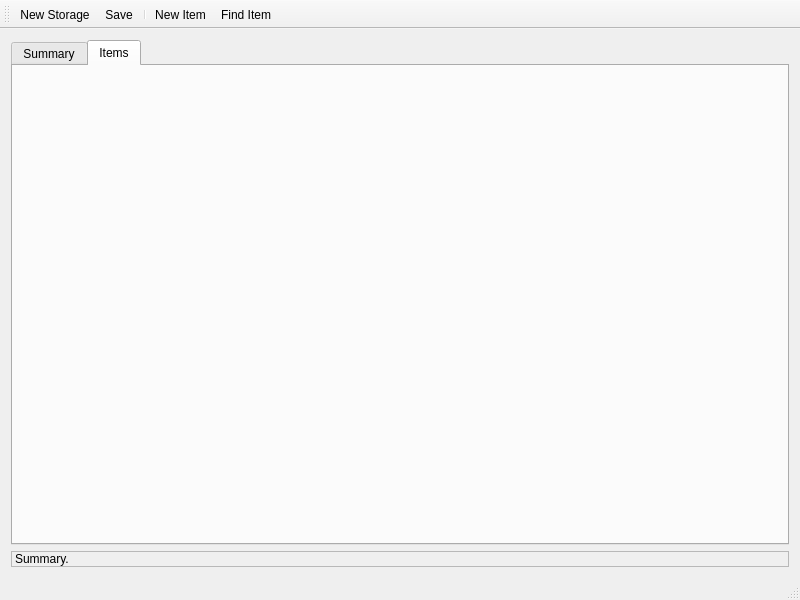
<?xml version="1.0" encoding="UTF-8"?>
<ui version="4.0">
 <class>MainWindow</class>
 <widget class="QMainWindow" name="MainWindow">
  <property name="windowModality">
   <enum>Qt::NonModal</enum>
  </property>
  <property name="geometry">
   <rect>
    <x>0</x>
    <y>0</y>
    <width>800</width>
    <height>600</height>
   </rect>
  </property>
  <property name="minimumSize">
   <size>
    <width>600</width>
    <height>400</height>
   </size>
  </property>
  <property name="windowTitle">
   <string>Storage Manager</string>
  </property>
  <property name="windowIcon">
   <iconset resource="../icons/icons.qrc">
    <normaloff>:/storage-new-16.png</normaloff>:/storage-new-16.png</iconset>
  </property>
  <property name="iconSize">
   <size>
    <width>32</width>
    <height>32</height>
   </size>
  </property>
  <property name="dockNestingEnabled">
   <bool>true</bool>
  </property>
  <property name="dockOptions">
   <set>QMainWindow::AllowNestedDocks|QMainWindow::AllowTabbedDocks|QMainWindow::AnimatedDocks</set>
  </property>
  <property name="unifiedTitleAndToolBarOnMac">
   <bool>true</bool>
  </property>
  <widget class="QWidget" name="centralWidget">
   <layout class="QVBoxLayout" name="verticalLayout">
    <item>
     <widget class="QTabWidget" name="tabWidget">
      <property name="currentIndex">
       <number>1</number>
      </property>
      <widget class="QWidget" name="summaryTab">
       <attribute name="title">
        <string>Summary</string>
       </attribute>
      </widget>
      <widget class="QWidget" name="itemsTab">
       <attribute name="title">
        <string>Items</string>
       </attribute>
      </widget>
     </widget>
    </item>
    <item>
     <widget class="QLabel" name="label">
      <property name="frameShape">
       <enum>QFrame::StyledPanel</enum>
      </property>
      <property name="text">
       <string>Summary.</string>
      </property>
     </widget>
    </item>
   </layout>
  </widget>
  <widget class="QToolBar" name="mainToolBar">
   <property name="contextMenuPolicy">
    <enum>Qt::NoContextMenu</enum>
   </property>
   <property name="movable">
    <bool>true</bool>
   </property>
   <property name="iconSize">
    <size>
     <width>24</width>
     <height>24</height>
    </size>
   </property>
   <attribute name="toolBarArea">
    <enum>TopToolBarArea</enum>
   </attribute>
   <attribute name="toolBarBreak">
    <bool>false</bool>
   </attribute>
   <addaction name="actionNewStorage"/>
   <addaction name="actionSave"/>
   <addaction name="separator"/>
   <addaction name="actionNew_Item"/>
   <addaction name="actionFind_Item"/>
  </widget>
  <widget class="QStatusBar" name="statusBar"/>
  <action name="actionNewStorage">
   <property name="icon">
    <iconset resource="../icons/icons.qrc">
     <normaloff>:/storage-new-24.png</normaloff>:/storage-new-24.png</iconset>
   </property>
   <property name="text">
    <string>New Storage</string>
   </property>
  </action>
  <action name="actionSave">
   <property name="icon">
    <iconset resource="../icons/icons.qrc">
     <normaloff>:/save-24.png</normaloff>:/save-24.png</iconset>
   </property>
   <property name="text">
    <string>Save</string>
   </property>
  </action>
  <action name="actionNew_Item">
   <property name="icon">
    <iconset resource="../icons/icons.qrc">
     <normaloff>:/item-new-24.png</normaloff>:/item-new-24.png</iconset>
   </property>
   <property name="text">
    <string>New Item</string>
   </property>
  </action>
  <action name="actionFind_Item">
   <property name="icon">
    <iconset resource="../icons/icons.qrc">
     <normaloff>:/item-find-24.png</normaloff>:/item-find-24.png</iconset>
   </property>
   <property name="text">
    <string>Find Item</string>
   </property>
  </action>
 </widget>
 <layoutdefault spacing="6" margin="11"/>
 <resources>
  <include location="../icons/icons.qrc"/>
 </resources>
 <connections/>
</ui>
